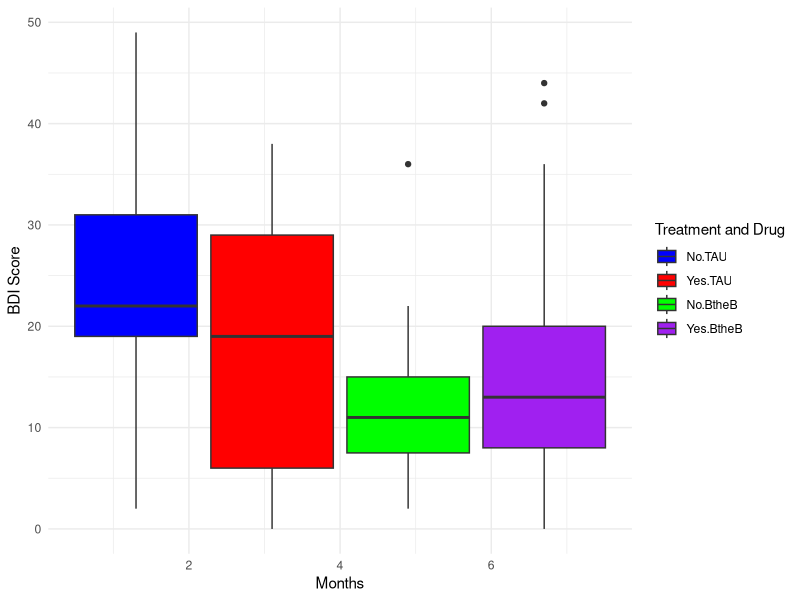
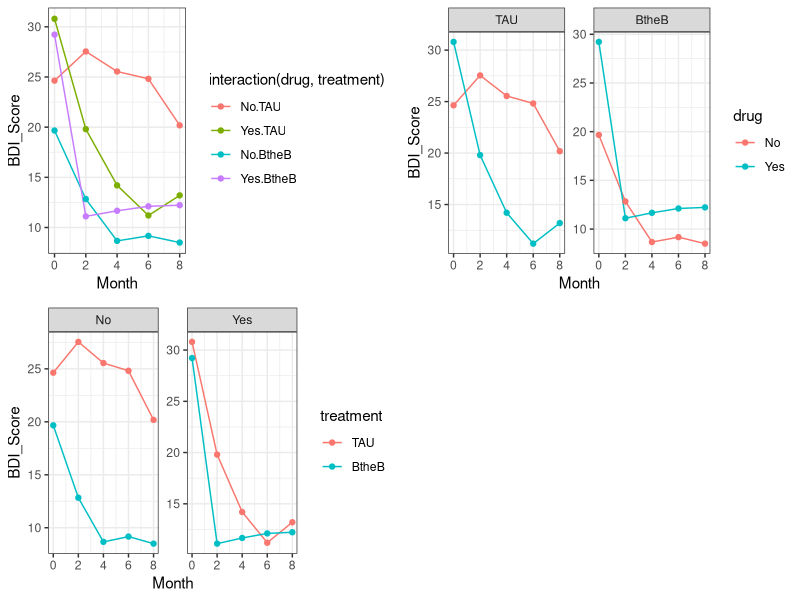

The R source for these figures, in order: (Note: this script raises an error after producing the figures.)
# Load necessary libraries
library(dplyr)
library(tidyr)
library(ggplot2)
library(gridExtra)

# Read the dataset from the specified path
data <- read.csv("Reference/DataSets/THERAPY.csv")

# Data preprocessing
#data$ID <- NULL  # Remove the ID column
data$drug <- factor(data$drug, levels = c("No", "Yes"))  # Convert drug to a factor
data$treatment <- factor(data$treatment, levels = c("TAU", "BtheB"))  # Convert treatment to a factor

# Reshape the data into long format
data_long <- data %>%
  pivot_longer(cols = starts_with("bdi."), names_to = "Month_Bdi", values_to = "BDI_Score")

# Create a new "Month_Num" column with numeric values
data_long$Month_Num <- ifelse(data_long$Month_Bdi == "bdi.pre", 0,
                              ifelse(data_long$Month_Bdi == "bdi.2m", 2,
                                     ifelse(data_long$Month_Bdi == "bdi.4m", 4,
                                            ifelse(data_long$Month_Bdi == "bdi.6m", 6,
                                                   ifelse(data_long$Month_Bdi == "bdi.8m", 8, NA)))))

# Convert the "Month_Num" column to numeric
data_long$Month_Num <- as.numeric(data_long$Month_Num)


# Summary statistics
summary(data_long)

# Check for missing values
sapply(data_long, function(x) sum(is.na(x)))

# Box plot of BDI scores by treatment and drug use
ggplot(data_long, aes(x = Month_Num, y = BDI_Score, fill = interaction(drug, treatment))) +
  geom_boxplot() +
  labs(x = "Months", y = "BDI Score") +
  scale_fill_manual(name = "Treatment and Drug", values = c("No.TAU" = "blue", "No.BtheB" = "green", "Yes.TAU" = "red", "Yes.BtheB" = "purple")) +
  theme_minimal()




# Calculate mean BDI scores for each combination of "Treatment" and "Drug" at each "Month_Num"
means <- data_long %>%
  group_by(treatment, drug, Month_Num) %>%
  summarize(Mean_BDI_Score = mean(BDI_Score, na.rm = TRUE))


# Create the first trace plot
plot1 <- ggplot(means, aes(x = Month_Num, y = Mean_BDI_Score, group = interaction(drug, treatment), color = interaction(drug, treatment))) +
  geom_line() +
  geom_point() +  # Add points
  labs(x = "Month", y = "BDI_Score") +
  theme_bw()

plot2 <- ggplot(means, aes(x = Month_Num, y = Mean_BDI_Score, group = drug, color = drug)) +
  geom_line() +
  geom_point() +  # Add points
  labs(x = "Month", y = "BDI_Score") +
  facet_wrap(~treatment, scales = "free_y") +
  theme_bw()

plot3 <- ggplot(means, aes(x = Month_Num, y = Mean_BDI_Score, group = treatment, color = treatment)) +
  geom_line() +
  geom_point() +  # Add points
  labs(x = "Month", y = "BDI_Score") +
  facet_wrap(~drug, scales = "free_y") +
  theme_bw()


# Arrange the plots using gridExtra
grid.arrange(plot1, plot2, plot3, ncol = 2)



# Fit a linear mixed-effects model with a random intercept only
lmm_model <- lmer(BDI_Score ~ treatment * drug * Month_Num + (1 | ID), data = data_long)

# Summarize the model
summary(lmm_model)
